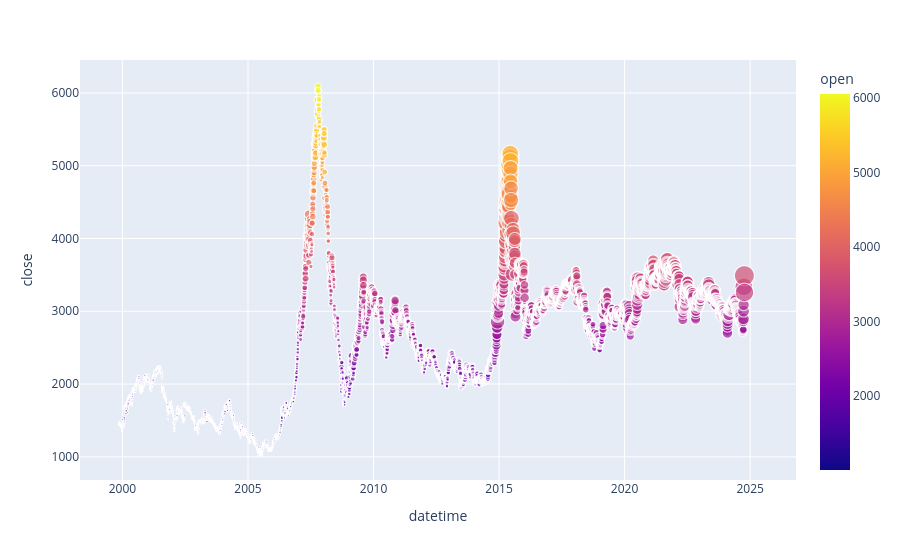

Notebook cell for this chart:
### Code cell
fig = px.scatter(df, x='datetime', y='close',size='amount',color='open')
# fig = px.scatter(df, x='datetime', y='close',size='amount',color='open',marginal_y='violin',trendline='ewm',trendline_options={'ignore_na': True,'span':5, 'min_periods':21})
# fig.update_xaxes(rangeslider_visible=True)
fig.show(config={'scrollZoom': True,'displaylogo':False})

### Figure 1 — Plotly figure (JSON) as saved in the notebook; plotly's stock layout.template omitted (floating-point values rounded to 4 significant figures; data arrays with more than 128 entries replaced by an {"elided": "..."} marker saying what was removed)
{"data": [{"hovertemplate": "datetime=%{x}<br>close=%{y}<br>amount=%{marker.size}<br>open=%{marker.color}<extra></extra>", "legendgroup": "", "marker": {"color": {"elided": "6035 float values"}, "coloraxis": "coloraxis", "size": {"elided": "6035 int values"}, "sizemode": "area", "sizeref": 3776000000.0, "symbol": "circle"}, "mode": "markers", "name": "", "showlegend": false, "type": "scattergl", "x": {"elided": "6035 str values"}, "xaxis": "x", "y": {"elided": "6035 float values"}, "yaxis": "y"}], "layout": {"coloraxis": {"colorbar": {"title": {"text": "open"}}, "colorscale": [[0, "#0d0887"], [0.1111, "#46039f"], [0.2222, "#7201a8"], [0.3333, "#9c179e"], [0.4444, "#bd3786"], [0.5556, "#d8576b"], [0.6667, "#ed7953"], [0.7778, "#fb9f3a"], [0.8889, "#fdca26"], [1, "#f0f921"]]}, "legend": {"itemsizing": "constant", "tracegroupgap": 0}, "margin": {"t": 60}, "xaxis": {"anchor": "y", "domain": [0, 1], "title": {"text": "datetime"}}, "yaxis": {"anchor": "x", "domain": [0, 1], "title": {"text": "close"}}}}
